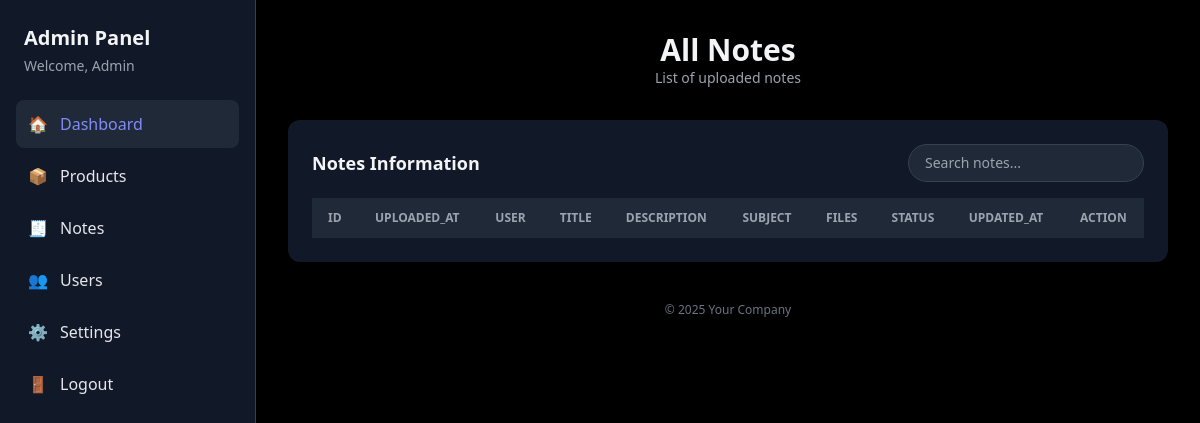
Before: /adminapp/admin_notesdata/ with the older database file.
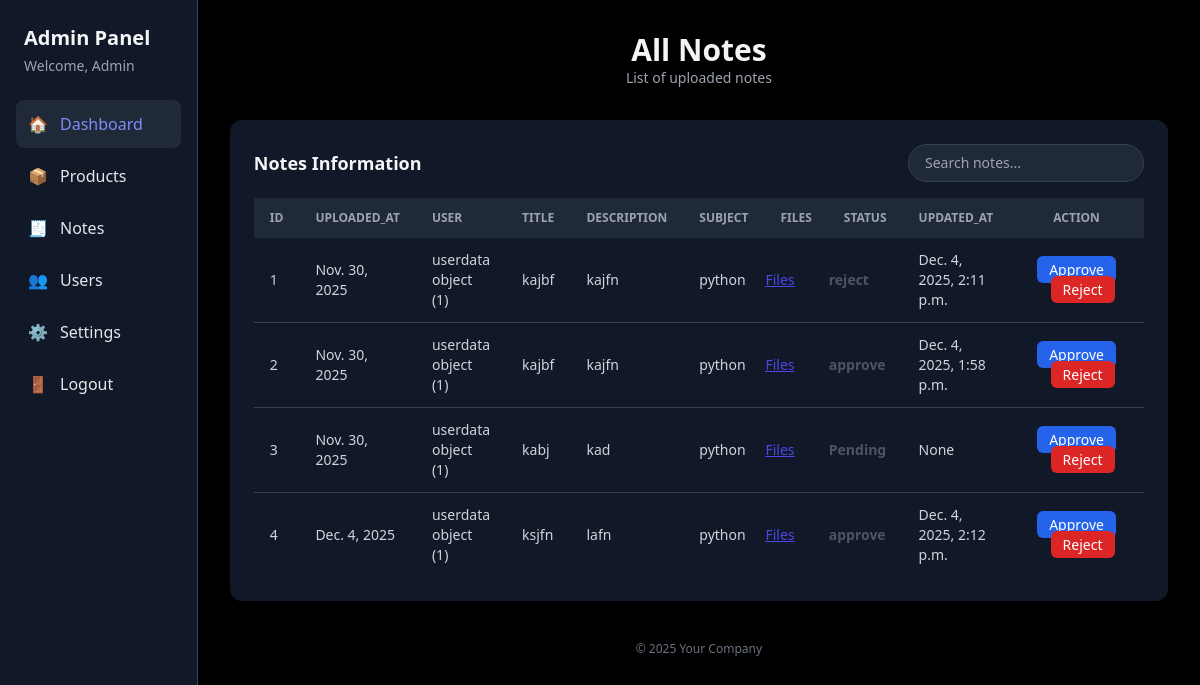
After: the same page with the newer database file.
### myapp/models.py (models this page shows, shortened)
class mynotes(models.Model):
    uploaded_at=models.DateField(auto_now_add=True)
    user=models.ForeignKey(userdata,on_delete=models.CASCADE)
    title=models.CharField(max_length=500)
    desc=models.TextField(max_length=500)
    subject=models.CharField(max_length=50)
    files=models.FileField(upload_to='notesdata')
    status_opt=[
        ('pending','pending'),
        ('approve','approve'),
        ('reject','reject')
    ]
    status=models.CharField(max_length=20,choices=status_opt)
    updated_at=models.DateTimeField(blank=True,null=True)

class userdata(models.Model):
    fullname=models.CharField(max_length=100)
    email=models.EmailField()
    password=models.CharField(max_length=100)
    mobil=models.IntegerField(max_length=10)
    city=models.CharField(max_length=20)
    profile_img = models.ImageField(upload_to="profile_images/", default="default.png")

### adminapp/views.py (the view)
# urls.py: path('admin_notesdata/',views.admin_notesdata,name='admin_notesdata'),
def admin_notesdata(request):
    ndata=mynotes.objects.all()
    return render(request, 'admin_notesdata.html', {'ndata': ndata})

### adminapp/templates/admin_notesdata.html (shortened to what this page needs)
<!DOCTYPE html>
<html lang="en">
  <head>
    <script src="https://cdn.tailwindcss.com"></script>
  </head>
  <body class="bg-black text-gray-200 min-h-screen flex">
    <aside class="w-64 bg-gray-900 border-r border-gray-700 hidden md:block">
      <div class="p-6">
        <h2 class="text-xl font-semibold text-gray-100">Admin Panel</h2>
        <p class="text-sm text-gray-400 mt-1">Welcome, Admin</p>
      </div>
      <nav class="px-4 pb-6">
        <ul class="space-y-1">
          <li>
            <a
              href="/adminapp/admin_dashboard"
              class="flex items-center gap-3 p-3 rounded-lg bg-gray-800 text-indigo-400"
            >
              <span class="w-5">🏠</span>
              <span>Dashboard</span>
            </a>
          </li>
          <li>
            <a
              href="/adminapp/admin_product"
              class="flex items-center gap-3 p-3 rounded-lg hover:bg-gray-800"
            >
              <span class="w-5">📦</span>
              <span>Products</span>
            </a>
          </li>
          <li>
            <a
              href="/adminapp/admin_notesdata"
              class="flex items-center gap-3 p-3 rounded-lg hover:bg-gray-800"
            >
              <span class="w-5">🧾</span>
              <span>Notes</span>
            </a>
          </li>
          <li>
            <a
              href="/adminapp/admin_userdata"
              class="flex items-center gap-3 p-3 rounded-lg hover:bg-gray-800"
            >
              <span class="w-5">👥</span>
              <span>Users</span>
            </a>
          </li>
          <li>
            <a
              href="#"
              class="flex items-center gap-3 p-3 rounded-lg hover:bg-gray-800"
            >
              <span class="w-5">⚙️</span>
              <span>Settings</span>
            </a>
          </li>
          <li>
            <a
              href="/adminapp/adminlogout"
              class="flex items-center gap-3 p-3 rounded-lg hover:bg-gray-800"
            >
              <span class="w-5">🚪</span>
              <span>Logout</span>
            </a>
          </li>
        </ul>
      </nav>
    </aside>
    <div class="flex-1 p-8 text-gray-200">
      <header class="text-center mb-8">
        <h1 class="text-3xl font-bold text-gray-100">All Notes</h1>
        <p class="text-gray-400 text-sm">List of uploaded notes</p>
      </header>
      <section class="max-w-6xl mx-auto bg-gray-900 p-6 rounded-xl shadow">
        <div class="flex items-center justify-between mb-4">
          <h2 class="text-lg font-semibold text-gray-100">Notes Information</h2>
          <input
            type="search"
            placeholder="Search notes..."
            class="rounded-full bg-gray-800 border border-gray-700 px-4 py-2 text-gray-200 text-sm focus:outline-none focus:ring-1 focus:ring-indigo-500"
          />
        </div>
        <div class="overflow-x-auto">
          <table class="w-full text-sm text-left text-gray-300">
            <thead class="text-xs uppercase text-gray-400 bg-gray-800">
              <tr>
                <th class="px-4 py-3">ID</th>
                <th class="px-4 py-3">Uploaded_at</th>
                <th class="px-4 py-3">User</th>
                <th class="px-4 py-3">Title</th>
                <th class="px-4 py-3">Description</th>
                <th class="px-4 py-3">Subject</th>
                <th class="px-4 py-3">Files</th>
                <th class="px-4 py-3">Status</th>
                <th class="px-4 py-3">updated_at</th>
                <th class="px-4 py-3 text-center">Action</th>
              </tr>
            </thead>
            <tbody class="divide-y divide-gray-700">
              {% for i in ndata %}
              <tr>
                <td class="px-4 py-3">{{i.id}}</td>
                <td class="px-4 py-3">{{i.uploaded_at}}</td>
                <td class="px-4 py-3">{{i.user}}</td>
                <td class="px-4 py-3">{{i.title}}</td>
                <td class="px-4 py-3">{{i.desc}}</td>
                <td class="px-4 py-3">{{i.subject}}</td>
                <td class="py-3 text-indigo-600 underline cursor-pointer"><a
                href="{{i.files.url}}">Files</a></td>
                <td class="py-3 text-gray-600 font-semibold">{{i.status}}</td>
                <td class="px-4 py-3">{{i.updated_at}}</td>
                <td class="px-4 py-3 text-center">
                  <a
                  href="/adminapp/notes_approve/{{i.id}}"
                    class="text-white bg-blue-600 px-3 py-1 rounded-md text-sm hover:bg-blue-700"
                  >
                    Approve
                  </a>
                  <a
                  href="/adminapp/notes_reject/{{i.id}}"
                    class="text-white bg-red-600 px-3 py-1 rounded-md text-sm ml-3 hover:bg-red-700"
                  >
                    Reject
                  </a>
                </td>
              </tr>
              {% endfor %}
            </tbody>
          </table>
        </div>
      </section>
      <footer class="mt-10 text-center text-xs text-gray-500">
        &copy; <span id="year"></span> Your Company
      </footer>
    </div>
  </body>
</html>

Changed rows visible on the page:
added mynotes: id "1", uploaded_at "Nov. 30, 2025", user "userdata object (1)", title "kajbf", desc "kajfn", subject "python", status "reject", updated_at "Dec. 4, 2025, 2:11 p.m."
added mynotes: id "2", uploaded_at "Nov. 30, 2025", user "userdata object (1)", title "kajbf", desc "kajfn", subject "python", status "approve", updated_at "Dec. 4, 2025, 1:58 p.m."
added mynotes: id "3", uploaded_at "Nov. 30, 2025", user "userdata object (1)", title "kabj", desc "kad", subject "python", status "Pending", updated_at "None"
added mynotes: id "4", uploaded_at "Dec. 4, 2025", user "userdata object (1)", title "ksjfn", desc "lafn", subject "python", status "approve", updated_at "Dec. 4, 2025, 2:12 p.m."
